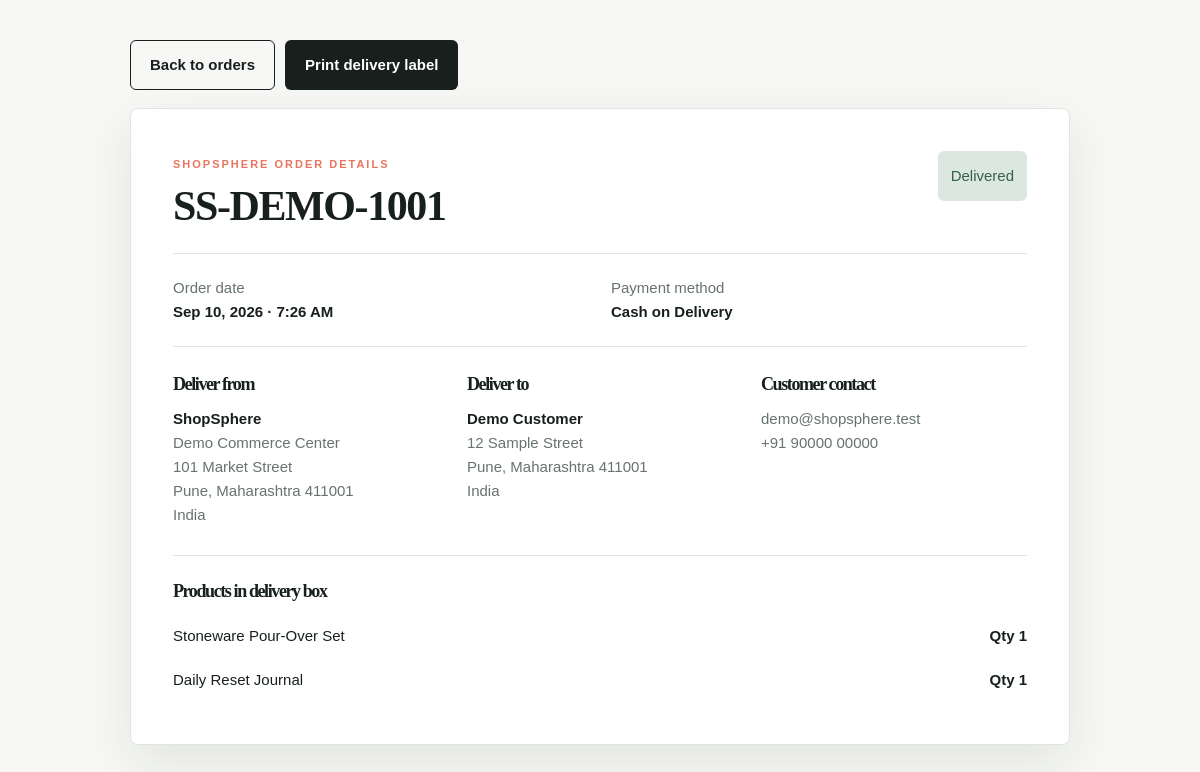
The app's page /admin/shipping-sticker.php?id=1 (signed in) with its own data.
### tables this page shows
CREATE TABLE orders (id INT UNSIGNED AUTO_INCREMENT PRIMARY KEY, order_number VARCHAR(30) NOT NULL UNIQUE, user_id INT UNSIGNED NOT NULL, status ENUM('Pending','Confirmed','Processing','Shipped','Delivered','Refunded','Cancelled') DEFAULT 'Pending', subtotal DECIMAL(10,2) NOT NULL, shipping DECIMAL(10,2) NOT NULL, discount DECIMAL(10,2) DEFAULT 0, total DECIMAL(10,2) NOT NULL, payment_method VARCHAR(40) NOT NULL, billing_json JSON NOT NULL, created_at TIMESTAMP DEFAULT CURRENT_TIMESTAMP, FOREIGN KEY(user_id) REFERENCES users(id), INDEX(user_id,status));

CREATE TABLE users (id INT UNSIGNED AUTO_INCREMENT PRIMARY KEY, name VARCHAR(120) NOT NULL, email VARCHAR(190) NOT NULL UNIQUE, phone VARCHAR(30), full_name VARCHAR(120) NULL, address VARCHAR(255) NULL, city VARCHAR(80) NULL, state VARCHAR(80) NULL, postal_code VARCHAR(20) NULL, country VARCHAR(80) NULL, profile_image VARCHAR(500) NULL, profile_image_data MEDIUMBLOB NULL, profile_image_mime VARCHAR(50) NULL, password_hash VARCHAR(255) NOT NULL, created_at TIMESTAMP DEFAULT CURRENT_TIMESTAMP, updated_at TIMESTAMP DEFAULT CURRENT_TIMESTAMP ON UPDATE CURRENT_TIMESTAMP, INDEX(email));

CREATE TABLE order_items (id INT UNSIGNED AUTO_INCREMENT PRIMARY KEY, order_id INT UNSIGNED NOT NULL, product_id INT UNSIGNED NOT NULL, product_name VARCHAR(180) NOT NULL, unit_price DECIMAL(10,2) NOT NULL, quantity INT NOT NULL, FOREIGN KEY(order_id) REFERENCES orders(id) ON DELETE CASCADE, FOREIGN KEY(product_id) REFERENCES products(id));

### config/database.php (called while the page is built, shortened)
<?php
function db(): PDO
{
    static $connection;
    if (!$connection) {
        $connection = new PDO(
            'mysql:host=' . DB_HOST . ';dbname=' . DB_NAME . ';charset=utf8mb4',
            DB_USER,
            DB_PASS,
            [
                PDO::ATTR_ERRMODE => PDO::ERRMODE_EXCEPTION,
                PDO::ATTR_DEFAULT_FETCH_MODE => PDO::FETCH_ASSOC,
                PDO::ATTR_EMULATE_PREPARES => false,
            ]
        );
    }
    return $connection;
}

### includes/functions.php (called while the page is built, shortened)
<?php
require_once __DIR__ . '/../config/database.php';
function e(?string $value): string
{
    return htmlspecialchars($value ?? '', ENT_QUOTES, 'UTF-8');
}

### admin/shipping-sticker.php (the view, shortened to what this page needs)
<?php require '../includes/functions.php';
$stmt = db()->prepare('SELECT o.*,u.name,u.email,u.phone FROM orders o JOIN users u ON u.id=o.user_id WHERE o.id=?');
$stmt->execute([(int)($_GET['id'] ?? 0)]);
$order = $stmt->fetch();
$billing = json_decode($order['billing_json'], true) ?: [];
$itemStmt = db()->prepare('SELECT product_name,quantity FROM order_items WHERE order_id=? ORDER BY id');
$itemStmt->execute([$order['id']]);
$items = $itemStmt->fetchAll();
?><!doctype html>
<html lang="en">
<head>
    <link rel="stylesheet" href="../assets/css/style.css">
</head>
<body>
    <main class="order-details-page">
        <div class="order-details-actions no-print"><a class="button button-outline" href="orders.php">Back to orders</a> <button class="button button-dark" onclick="window.print()">Print delivery label</button></div>
        <section class="order-details-card">
            <div class="order-details-heading"><div><span class="eyebrow">ShopSphere order details</span><h1><?= e($order['order_number']) ?></h1></div><span class="notice status-<?= strtolower(e($order['status'])) ?> print-hide-status"><?= e($order['status']) ?></span></div>
            <div class="order-details-meta"><div><span>Order date</span><strong><?= date('M j, Y · g:i A', strtotime($order['created_at'])) ?></strong></div><div><span>Payment method</span><strong><?= e($order['payment_method']) ?></strong></div></div>
            <div class="order-details-grid">
                <div class="order-details-block"><h2>Deliver from</h2><strong>ShopSphere</strong><span>Demo Commerce Center</span><span>101 Market Street</span><span>Pune, Maharashtra 411001</span><span>India</span></div>
                <div class="order-details-block"><h2>Deliver to</h2><strong><?= e($billing['full_name'] ?? $order['name']) ?></strong><span><?= e($billing['address'] ?? '') ?></span><span><?= e(($billing['city'] ?? '') . ', ' . ($billing['state'] ?? '') . ' ' . ($billing['postal_code'] ?? '')) ?></span><span><?= e($billing['country'] ?? '') ?></span></div>
                <div class="order-details-block"><h2>Customer contact</h2><span><?= e($billing['email'] ?? $order['email']) ?></span><span><?= e($billing['phone'] ?? $order['phone']) ?></span></div>
            </div>
            <div class="order-details-items"><h2>Products in delivery box</h2><?php foreach ($items as $item): ?><div class="summary-row"><span><?= e($item['product_name']) ?></span><strong>Qty <?= (int)$item['quantity'] ?></strong></div><?php endforeach; ?></div>
        </section>
    </main>
</body>
</html>

### assets/css/style.css (style rules this page uses)
.status-delivered, .status-confirmed, .status-processing, .status-shipped { color: var(--green); background: #e3f0e5; }
:root { --ink: #17201d; --muted: #68736d; --paper: #f7f8f5; --white: #fff; --line: #dfe5df; --sage: #dce8df; --green: #35604a; --coral: #e8755f; --gold: #d5a952; --shadow: 0 18px 50px rgba(23, 32, 29, 0.09); }
* { box-sizing: border-box; }
html { scroll-behavior: smooth; }
body { margin: 0; background: var(--paper); color: var(--ink); font: 15px "DM Sans", sans-serif; line-height: 1.6; }
a { color: inherit; text-decoration: none; }
button, input, select, textarea { font: inherit; }
button { cursor: pointer; }
.eyebrow { text-transform: uppercase; letter-spacing: 2px; font-size: 11px; font-weight: 700; color: var(--coral); }
h1, h2, h3 { line-height: 1.1; margin: 0 0 16px; letter-spacing: -1.4px; }
h1, h2 { font-family: "Playfair Display", Georgia, serif; }
h1 { font-size: clamp(45px, 6vw, 76px); max-width: 650px; }
h2 { font-size: 42px; }
.button { display: inline-flex; align-items: center; justify-content: center; border: 1px solid transparent; border-radius: 6px; padding: 12px 19px; font-weight: 700; transition: 0.2s; gap: 8px; }
.button-dark { background: var(--ink); color: white; }
.button-outline { background: transparent; border-color: var(--ink); }
.summary-row { display: flex; justify-content: space-between; padding: 10px 0; }
.notice { padding: 13px; background: var(--sage); border-radius: 6px; margin-bottom: 20px; }
.order-details-page { max-width: 980px; margin: 40px auto; padding: 0 20px; }
.order-details-actions { display: flex; gap: 10px; margin-bottom: 18px; }
.order-details-card { padding: 42px; background: #fff; border: 1px solid var(--line); border-radius: 8px; box-shadow: var(--shadow); }
.order-details-heading { display: flex; justify-content: space-between; align-items: start; gap: 20px; padding-bottom: 24px; border-bottom: 1px solid var(--line); }
.order-details-heading h1 { margin: 8px 0 0; font-size: 42px; }
.order-details-meta { display: grid; grid-template-columns: 1fr 1fr; gap: 22px; padding: 22px 0; border-bottom: 1px solid var(--line); }
.order-details-meta span, .order-details-block span { display: block; color: var(--muted); }
.order-details-grid { display: grid; grid-template-columns: repeat(3, 1fr); gap: 28px; padding: 28px 0; border-bottom: 1px solid var(--line); }
.order-details-block h2, .order-details-items h2 { font-size: 18px; margin-bottom: 12px; }
.order-details-items { padding-top: 26px; }

### records on screen
orders: order_number "SS-DEMO-1001", status "Delivered", created_at "Sep 10, 2026 · 7:26 AM", payment_method "Cash on Delivery", user.name "Demo Customer", billing_json "12 Sample Street", billing_json "Pune, Maharashtra 411001", billing_json "India", user.email "demo@shopsphere.test", user.phone "+91 90000 00000"
order_items: product_name "Stoneware Pour-Over Set", quantity "1"
order_items: product_name "Daily Reset Journal", quantity "1"
